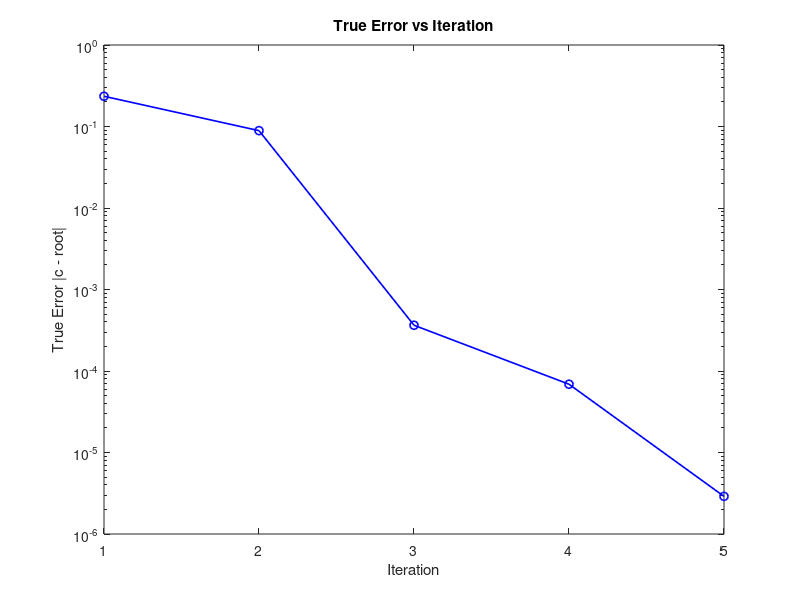

The MATLAB source for this figure:
clc;
clear;
close all;

f = @(x) sin(10*x) + cos(3*x);
a = 3;
b = 6;

tolerance = 1e-4;
loop = 0;

root_true = 5.67903;

% Ensure the initial bracket is valid
if f(a) * f(b) > 0
    error('f(a) and f(b) must have opposite signs.');
end

% Initial c
c = b - (f(b) * (b - a)) / (f(b) - f(a));

iter_arr  = []; err_arr  = [];

while abs(f(c)) > tolerance
    if f(a) * f(c) < 0
        b = c;
    else
        a = c;
    end
    
    c = b - (f(b) * (b - a)) / (f(b) - f(a));
    loop = loop + 1;
    iter_arr(loop) = loop;
    err_arr(loop)  = abs(c - root_true);
    fprintf('Loop: %d | c: %.8f | f(c): %.8e | err: %.8e\n', loop, c, f(c), abs(c - root_true));
end

fprintf('\nRoot ≈ %.8f found in %d iterations\n', c, loop);
semilogy(iter_arr, err_arr, 'b-o', 'LineWidth',1.2); hold on;
xlabel('Iteration');
ylabel('True Error |c - root|');
title('True Error vs Iteration');


% --- Estimate order R from the last few iterations ---
% R = [ ln(e_n+1 / e_n) ] / [ ln(e_n / e_n-1) ]

Rvals = zeros(1,length(err_arr)-2);

for k = 3:length(err_arr)
    Rvals(k-2) = log(err_arr(k)/err_arr(k-1)) / log(err_arr(k-1)/err_arr(k-2));
end

R_est = mean(Rvals);  % mean of last few
fprintf('\n\nEstimated order R = %.4f\n', R_est);
